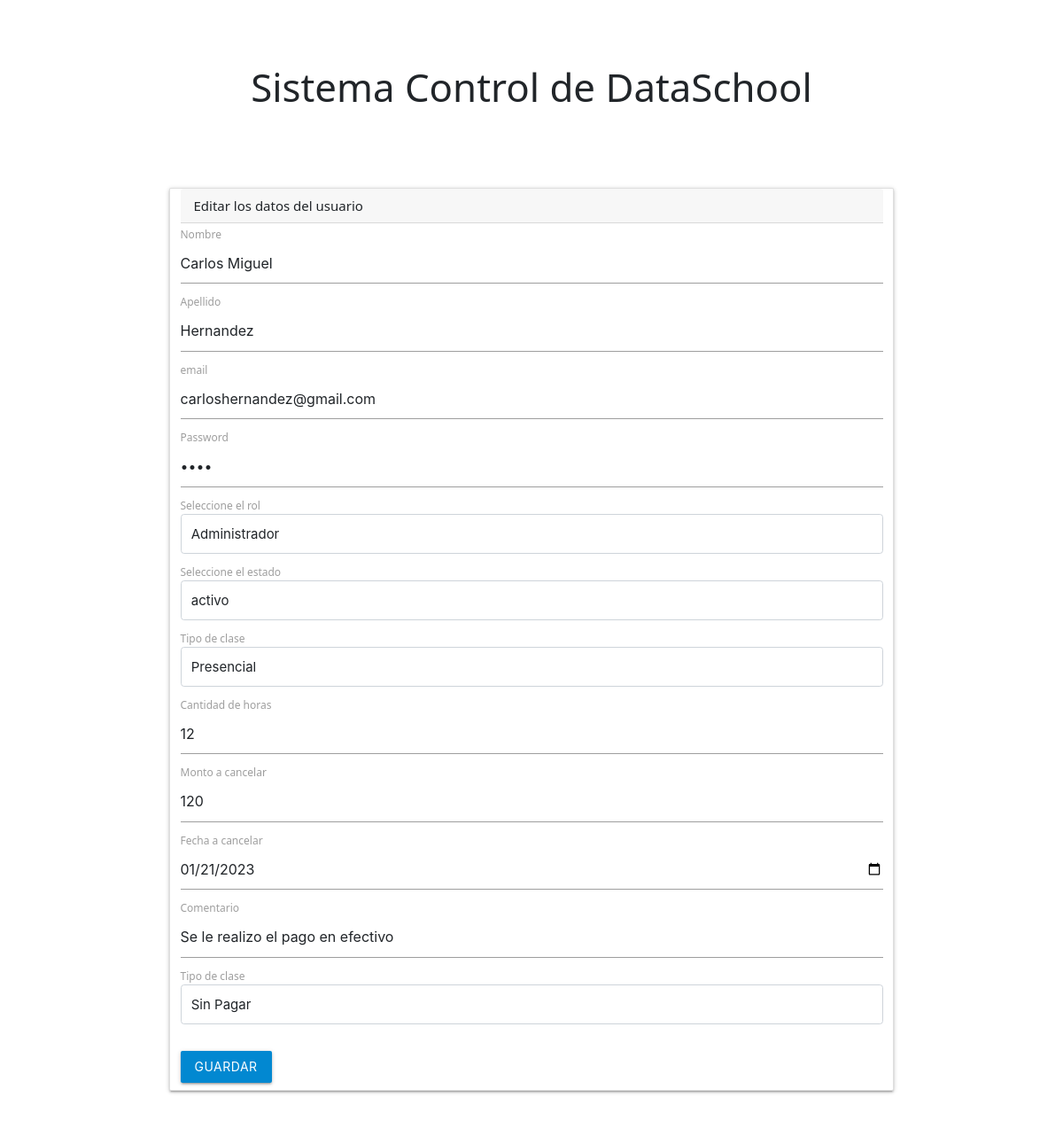
Page /controllers/editar.php?id=1 on the committed database.
### tables this page shows
CREATE TABLE `users` (
  `id` int(11) NOT NULL,
  `name` varchar(50) DEFAULT NULL,
  `lastName` varchar(50) DEFAULT NULL,
  `email` varchar(50) DEFAULT NULL,
  `password` varchar(50) DEFAULT NULL,
  `idRol` int(11) DEFAULT NULL,
  `idState` int(11) DEFAULT NULL,
  `typeClass` varchar(100) NOT NULL,
  `cantidad` int(10) NOT NULL,
  `monto` int(10) NOT NULL,
  `fechaPago` date NOT NULL,
  `comentario` varchar(100) NOT NULL,
  `estadoPago` varchar(50) NOT NULL
);

### controllers/editar.php (the view, shortened to what this page needs)
<?php include '../templates/header.php'; ?>
<?php include '../models/conexion.php';
$codigoUser = $_GET['id'];
$consulta = $bd->prepare("SELECT * FROM users WHERE id= ?");
$sentenciaDos = $bd->query("SELECT * FROM states");
$sentenciaTres = $bd->query("SELECT * FROM rol");
$consulta->execute([$codigoUser]);
$users = $consulta->fetch(PDO::FETCH_OBJ);
$estado = $sentenciaDos->fetchAll(PDO::FETCH_OBJ);
$rol = $sentenciaTres->fetchAll(PDO::FETCH_OBJ);
?>
<head>
<link rel="stylesheet" href="https://cdnjs.cloudflare.com/ajax/libs/materialize/1.0.0/css/materialize.min.css">
</head>
<div class="container">
    <div class="row justify-content-center ">
    <div class="card mb-4 ">
        <div class="card-header">Editar los datos del usuario</div>
        <form action="update.php" method="POST">
        <div class="mb-2 ml-2 mr-2">
            <label for="">Nombre</label>
            <input class="form-control" type="text" placeholder="Edite el nombre" name="inputName"  value="<?php echo $users->name?>" required>
        </div>
        <div class="mb-2 ml-2 mr-2">
            <label for="">Apellido</label>
            <input class="form-control" type="text" placeholder="Edite el apellido" name="inputLastName"
            value="<?php echo $users->lastName?>"  required>
        </div>
        <div class="mb-2 ml-2 mr-2">
            <label for="">email</label>
            <input class="form-control" type="email" placeholder="Ingrese el correo" value="<?php echo $users->email?>" name="inputEmail"  required>
        </div>
        <div class="mb-2 ml-2 mr-2">
            <label for="">Password</label>
            <input class="form-control" type="password" placeholder="Ingrese la contraseña" value="<?php echo $users->password?>" name="inputPassword"  required>
        </div>
        <div class="mb-2 ml-2 mr-2">
            <label for="">Seleccione el rol</label>
            <select class="form-control"  name="inputRol"  aria-label="default input example" required>
            <?php
                    foreach($rol as $value){
                ?>
                    <option value="<?php echo $value->id?>"><?php echo $value->name?></option>
                <?php } ?>
            </select>
        </div>
        <div class="mb-2 ml-2 mr-2">
            <label for="">Seleccione el estado</label>
            <select class="form-control"  name="inputState"  aria-label="default input example" required>
            <?php
                    foreach($estado as $value){
                ?>
                    <option value="<?php echo $value->id?>"><?php echo $value->name?></option>
                <?php } ?>
            </select>
        </div>
        <div class="mb-2 ml-2 mr-2">
            <label for="">Tipo de clase</label>
            <select class="form-control"  name="inputTypeClass"  aria-label="default input example" required>
                <option>Presencial</option>
            </select>
        </div>
        <div class="mb-2 ml-2 mr-2">
            <label for="">Cantidad de horas</label>
            <input class="form-control" type="number" placeholder="Ingrese la contraseña" value="<?php echo $users->cantidad?>" name="inputCantidad"  required>
        </div>
        <div class="mb-2 ml-2 mr-2">
            <label for="">Monto a cancelar</label>
            <input class="form-control" type="number" placeholder="Ingrese la contraseña" value="<?php echo $users->monto?>" name="inputMonto"  required>
        </div>
        <div class="mb-2 ml-2 mr-2">
            <label for="">Fecha a cancelar</label>
            <input class="form-control" type="date"  value="<?php echo $users->fechaPago?>" name="inputDate"  required>
        </div>
        <div class="mb-2 ml-2 mr-2">
            <label for="">Comentario</label>
            <input class="form-control" type="text" placeholder="Ingrese un comentario" value="<?php echo $users->comentario?>" name="inputComentario"  required>
        </div>
        <div class="mb-2 ml-2 mr-2">
            <label for="">Tipo de clase</label>
            <select class="form-control"  name="inputPago"  aria-label="default input example" value="<?php echo $users->estadoPago?>"required>
                <option>Sin Pagar</option>
            </select>
        </div>
        <br>
        <input type="submit" class="btn light-blue darken-2 mb-2 ml-2" value="Guardar"> </input>
        </form>
    </div>
    </div>
</div>

### rows in the picture
users: inputName "Carlos Miguel", inputLastName "Hernandez", inputEmail "carloshernandez@gmail.com", inputCantidad "12", inputMonto "120", inputDate "01/21/2023", inputComentario "Se le realizo el pago en efectivo", inputPago "Sin Pagar"

### other values in the picture
form field inputRol "Administrador"
form field inputState "activo"
